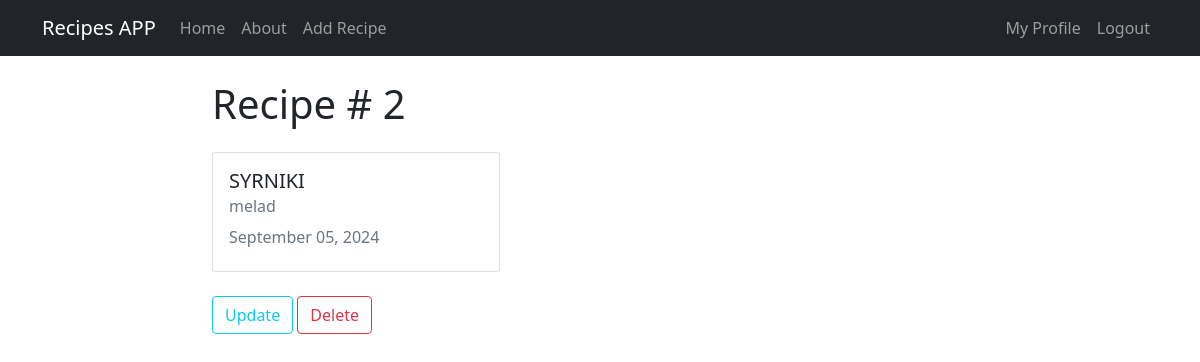
/recipe/2/ (signed in), run on the app's committed database.
### recipes/models.py (models this page shows, shortened)
class Recipe(models.Model):
    title = models.CharField(max_length=100)
    description = models.TextField()
    author = models.ForeignKey(User, on_delete=models.CASCADE)
    created_at = models.DateTimeField(auto_now_add=True)
    updated_at = models.DateTimeField(auto_now=True)

### recipes/views.py (the view)
# urls.py: path('recipe/<int:pk>/', views.RecipeDetailView.as_view(), name='recipes-detail'),
class RecipeDetailView(DetailView):
    model = models.Recipe

### recipes/templates/recipes/recipe_detail.html
{% extends 'recipes/base.html' %}
{% block content %}
    <h1>Recipe # {{object.id}}</h1>
  <div class="card my-4" style="width: 18rem;">
    <div class="card-body">
      <h5 class="card-title">{{ object.title }}</h5>
      <h6 class="card-subtitle mb-2 text-muted">{{ object.author }}</h6>
      <p class="card-text"{{ object.description }}</p>
      <h6 class="card-subtitle mb-2 text-muted">
        {{ object.updated_at|date:"F d, Y" }}
      </h6>
    </div>
  </div>
{% if object.author == user or user.is_staff %}
<div class="col-4">
  <a class="btn btn-outline-info" href="{% url 'recipes-update' object.id %}">Update</a>
  <a class="btn btn-outline-danger" href="{% url 'recipes-delete' object.id %}">Delete</a>
</div>
{% endif %}
{% endblock content %}

### data on the page
Recipe: id "2", title "SYRNIKI", author "melad", updated_at "September 05, 2024"
